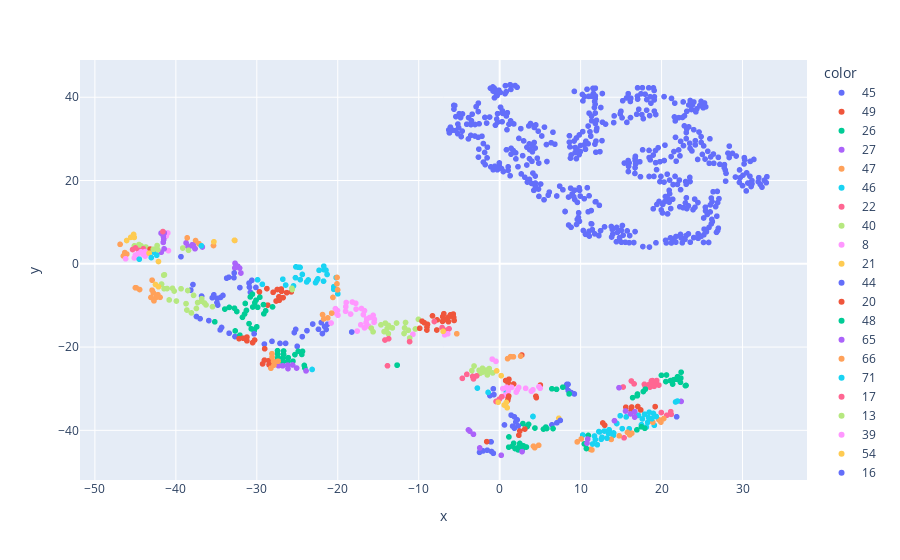

This figure's notebook cell:
### Code cell
train_input_tsne = TSNE().fit_transform(train_event['features'])
fig = px.scatter(x=train_input_tsne[:, 0], y=train_input_tsne[:, 1], color=train_event['labels'].astype('str'))
fig.show()

### Figure 1 — Plotly figure (JSON) as saved in the notebook; plotly's stock layout.template omitted (floating-point values rounded to 4 significant figures; data arrays with more than 128 entries replaced by an {"elided": "..."} marker saying what was removed)
{"data": [{"hovertemplate": "color=45<br>x=%{x}<br>y=%{y}<extra></extra>", "legendgroup": "45", "marker": {"color": "#636efa", "symbol": "circle"}, "mode": "markers", "name": "45", "showlegend": true, "type": "scattergl", "x": {"elided": "512 float values"}, "xaxis": "x", "y": {"elided": "512 float values"}, "yaxis": "y"}, {"hovertemplate": "color=49<br>x=%{x}<br>y=%{y}<extra></extra>", "legendgroup": "49", "marker": {"color": "#EF553B", "symbol": "circle"}, "mode": "markers", "name": "49", "showlegend": true, "type": "scattergl", "x": [2.731, -7.061, -8.296, -6.333, -6.797, -26.3, -7.038, -5.63, -6.339, -26.94, -26.98, -5.664, -6.895, -26.75, -27.48, -6.08, -27.27, -7.734, -25.74, -5.728, -27.23, -27.98, -27.62, -28.75, -29.67, -28.65], "xaxis": "x", "y": [-21.92, -13.83, -12.51, -13.91, -13.36, -6.939, -12.71, -13.61, -12.87, -6.607, -6.062, -12.94, -11.99, -8.137, -6.177, -12.26, -7.918, -13.47, -6.747, -12.08, -8.77, -6.85, -8.935, -5.963, -6.74, -9.93], "yaxis": "y"}, {"hovertemplate": "color=26<br>x=%{x}<br>y=%{y}<extra></extra>", "legendgroup": "26", "marker": {"color": "#00cc96", "symbol": "circle"}, "mode": "markers", "name": "26", "showlegend": true, "type": "scattergl", "x": [22.42, 20.61, 22.38, 21.97, 22.33, 19.98, 21.88, 23.02, 21.5, 21.1, 22.94, -12.66, -28.06, 21.37, -12.67, 20.53], "xaxis": "x", "y": [-26.04, -26.71, -27.43, -27.13, -28.47, -26.79, -27.72, -29.22, -27.85, -28.05, -29.27, -24.34, -10.36, -28.89, -24.35, -28.29], "yaxis": "y"}, {"hovertemplate": "color=27<br>x=%{x}<br>y=%{y}<extra></extra>", "legendgroup": "27", "marker": {"color": "#ab63fa", "symbol": "circle"}, "mode": "markers", "name": "27", "showlegend": true, "type": "scattergl", "x": [-32.69, -32.35, -32.13, -31.97, -32.72, -38.74], "xaxis": "x", "y": [0.1236, -0.5856, -1.028, -2.22, -0.9859, 5.005], "yaxis": "y"}, {"hovertemplate": "color=47<br>x=%{x}<br>y=%{y}<extra></extra>", "legendgroup": "47", "marker": {"color": "#FFA15A", "symbol": "circle"}, "mode": "markers", "name": "47", "showlegend": true, "type": "scattergl", "x": [2.589, 1.699, 1.338, -5.297, 0.9788], "xaxis": "x", "y": [-22.18, -22.34, -22.3, -16.8, -22.78], "yaxis": "y"}, {"hovertemplate": "color=46<br>x=%{x}<br>y=%{y}<extra></extra>", "legendgroup": "46", "marker": {"color": "#19d3f3", "symbol": "circle"}, "mode": "markers", "name": "46", "showlegend": true, "type": "scattergl", "x": [-25.22, -24.93, -26.44, -25.17, -26.79, -25.47, -24.63, -24.38, -24.66, -29.31, -29.9, -21.73, -23.84, -23.64, -22.31, -21.71, -22.74, -22.6, -22.46, -21.45, -21.76, -21.32, -20.2, -20.49, -20.48, -19.99], "xaxis": "x", "y": [-3.336, -0.8047, -5.112, -0.7428, -3.709, -5.318, -3.811, -2.547, -0.8706, -4.921, -3.857, -0.5729, -4.358, -3.883, -1.569, -1.409, -4.539, -4.085, -3.624, -1.549, -4.174, -2.566, -3.314, -6.132, -5.499, -7.218], "yaxis": "y"}, {"hovertemplate": "color=22<br>x=%{x}<br>y=%{y}<extra></extra>", "legendgroup": "22", "marker": {"color": "#FF6692", "symbol": "circle"}, "mode": "markers", "name": "22", "showlegend": true, "type": "scattergl", "x": [-6.251, -8.069, -6.536, -7.117], "xaxis": "x", "y": [-15.6, -13.87, -15.95, -15.32], "yaxis": "y"}, {"hovertemplate": "color=40<br>x=%{x}<br>y=%{y}<extra></extra>", "legendgroup": "40", "marker": {"color": "#B6E880", "symbol": "circle"}, "mode": "markers", "name": "40", "showlegend": true, "type": "scattergl", "x": [-25.63, -25.66, -10.04, -10.41, -11.63, -11.28, -11.75, -12.74], "xaxis": "x", "y": [-6.19, -5.891, -13.35, -15.65, -14.1, -15.95, -15.41, -14.23], "yaxis": "y"}, {"hovertemplate": "color=8<br>x=%{x}<br>y=%{y}<extra></extra>", "legendgroup": "8", "marker": {"color": "#FF97FF", "symbol": "circle"}, "mode": "markers", "name": "8", "showlegend": true, "type": "scattergl", "x": [-0.4625, -0.9184, -6.417, -6.794, -10.72], "xaxis": "x", "y": [-23.43, -22.89, -16.83, -17.06, -16.93], "yaxis": "y"}, {"hovertemplate": "color=21<br>x=%{x}<br>y=%{y}<extra></extra>", "legendgroup": "21", "marker": {"color": "#FECB52", "symbol": "circle"}, "mode": "markers", "name": "21", "showlegend": true, "type": "scattergl", "x": [-6.979], "xaxis": "x", "y": [-16.22], "yaxis": "y"}, {"hovertemplate": "color=44<br>x=%{x}<br>y=%{y}<extra></extra>", "legendgroup": "44", "marker": {"color": "#636efa", "symbol": "circle"}, "mode": "markers", "name": "44", "showlegend": true, "type": "scattergl", "x": [-30.61, -30.11, -30.96, -30.91, -30.79, -32.79, -32.09, -32.82, -33.47, -33.73, -34.18, -34.48, -34.88, -35.31, -35.5, -34.92, -37.89, -34.82, -39.37, -36.82, -38.16], "xaxis": "x", "y": [-3.968, -5.688, -4.637, -5.62, -6.847, -2.204, -5.72, -3.345, -3.239, -3.452, -7.603, -8.079, -8.334, -7.449, -8.157, -9.303, -4.989, -9.922, 1.706, -7.762, -6.308], "yaxis": "y"}, {"hovertemplate": "color=20<br>x=%{x}<br>y=%{y}<extra></extra>", "legendgroup": "20", "marker": {"color": "#EF553B", "symbol": "circle"}, "mode": "markers", "name": "20", "showlegend": true, "type": "scattergl", "x": [-7.767, -8.914, -9.314, -9.59, -8.975, -8.99, -9.881], "xaxis": "x", "y": [-15.9, -14.55, -14.16, -13.78, -15.2, -15.91, -15.49], "yaxis": "y"}, {"hovertemplate": "color=48<br>x=%{x}<br>y=%{y}<extra></extra>", "legendgroup": "48", "marker": {"color": "#00cc96", "symbol": "circle"}, "mode": "markers", "name": "48", "showlegend": true, "type": "scattergl", "x": [-29.62, -29.18, -30.1, -30.55, -28.91, -30.25, -30.81, -29.89, -29.13, -30.5, -31.43, -31.28, -31.51, -32.76, -30.0, -32.47, -33.4, -30.96, -31.77, -33.95, -30.29, -30.69, -30.34, -32.67, -32.09, -35.19], "xaxis": "x", "y": [-8.014, -9.806, -8.748, -7.3, -11.29, -9.35, -7.963, -10.45, -12.02, -10.38, -9.533, -11.19, -12.07, -10.67, -15.14, -11.46, -10.47, -14.38, -12.85, -10.88, -15.76, -15.62, -16.13, -16.12, -17.15, -13.93], "yaxis": "y"}, {"hovertemplate": "color=65<br>x=%{x}<br>y=%{y}<extra></extra>", "legendgroup": "65", "marker": {"color": "#ab63fa", "symbol": "circle"}, "mode": "markers", "name": "65", "showlegend": true, "type": "scattergl", "x": [22.41], "xaxis": "x", "y": [-33.05], "yaxis": "y"}, {"hovertemplate": "color=66<br>x=%{x}<br>y=%{y}<extra></extra>", "legendgroup": "66", "marker": {"color": "#FFA15A", "symbol": "circle"}, "mode": "markers", "name": "66", "showlegend": true, "type": "scattergl", "x": [-35.35, -32.73, -32.74], "xaxis": "x", "y": [4.386, 5.618, 5.626], "yaxis": "y"}, {"hovertemplate": "color=71<br>x=%{x}<br>y=%{y}<extra></extra>", "legendgroup": "71", "marker": {"color": "#19d3f3", "symbol": "circle"}, "mode": "markers", "name": "71", "showlegend": true, "type": "scattergl", "x": [21.96, 21.73], "xaxis": "x", "y": [-32.97, -33.19], "yaxis": "y"}, {"hovertemplate": "color=17<br>x=%{x}<br>y=%{y}<extra></extra>", "legendgroup": "17", "marker": {"color": "#FF6692", "symbol": "circle"}, "mode": "markers", "name": "17", "showlegend": true, "type": "scattergl", "x": [19.39, 19.67, 18.87, 19.08, 18.75, 19.1, -13.86, 18.46, 18.56, 17.88, 17.96, 16.27, 16.6, 15.25], "xaxis": "x", "y": [-28.05, -29.13, -28.05, -29.43, -28.11, -28.8, -24.49, -28.99, -29.62, -28.94, -29.33, -28.15, -28.84, -29.59], "yaxis": "y"}, {"hovertemplate": "color=13<br>x=%{x}<br>y=%{y}<extra></extra>", "legendgroup": "13", "marker": {"color": "#B6E880", "symbol": "circle"}, "mode": "markers", "name": "13", "showlegend": true, "type": "scattergl", "x": [-3.168, -1.287, -2.126, -2.543, -1.696, -1.35, -0.8715, -2.077, -3.435, -11.12, -2.409, -1.524], "xaxis": "x", "y": [-24.55, -25.17, -25.1, -25.56, -25.53, -25.94, -26.22, -25.99, -25.65, -17.83, -26.3, -26.69], "yaxis": "y"}, {"hovertemplate": "color=39<br>x=%{x}<br>y=%{y}<extra></extra>", "legendgroup": "39", "marker": {"color": "#FF97FF", "symbol": "circle"}, "mode": "markers", "name": "39", "showlegend": true, "type": "scattergl", "x": [-17.78, -18.19, -16.7, -17.07, -15.63, -17.74, -18.96, -15.48, -16.07, -16.84, -15.52, -16.42, -19.01, -16.5, -18.42, -19.03, -16.16, -16.7, -17.16, -20.03, -20.29, -19.98, -20.16, -17.6, -20.82], "xaxis": "x", "y": [-9.49, -9.185, -11.25, -10.74, -12.38, -10.88, -9.308, -13.35, -12.91, -12.21, -14.05, -13.26, -10.31, -14.11, -12.07, -11.4, -14.99, -15.4, -14.65, -11.24, -10.77, -12.36, -11.91, -16.17, -14.22], "yaxis": "y"}, {"hovertemplate": "color=54<br>x=%{x}<br>y=%{y}<extra></extra>", "legendgroup": "54", "marker": {"color": "#FECB52", "symbol": "circle"}, "mode": "markers", "name": "54", "showlegend": true, "type": "scattergl", "x": [-0.3658, 0.1891], "xaxis": "x", "y": [-25.72, -26.88], "yaxis": "y"}, {"hovertemplate": "color=16<br>x=%{x}<br>y=%{y}<extra></extra>", "legendgroup": "16", "marker": {"color": "#636efa", "symbol": "circle"}, "mode": "markers", "name": "16", "showlegend": true, "type": "scattergl", "x": [8.234, 8.302, 8.445, 9.23, 8.474, 8.827], "xaxis": "x", "y": [-29.62, -28.97, -28.96, -31.26, -30.46, -30.92], "yaxis": "y"}, {"hovertemplate": "color=42<br>x=%{x}<br>y=%{y}<extra></extra>", "legendgroup": "42", "marker": {"color": "#EF553B", "symbol": "circle"}, "mode": "markers", "name": "42", "showlegend": true, "type": "scattergl", "x": [5.026, 1.142, 0.7409, 1.038, 1.72], "xaxis": "x", "y": [-29.14, -27.73, -28.04, -28.58, -28.87], "yaxis": "y"}, {"hovertemplate": "color=62<br>x=%{x}<br>y=%{y}<extra></extra>", "legendgroup": "62", "marker": {"color": "#00cc96", "symbol": "circle"}, "mode": "markers", "name": "62", "showlegend": true, "type": "scattergl", "x": [7.799, 6.45, 7.026, 8.58], "xaxis": "x", "y": [-29.63, -30.02, -30.15, -31.25], "yaxis": "y"}, {"hovertemplate": "color=73<br>x=%{x}<br>y=%{y}<extra></extra>", "legendgroup": "73", "marker": {"color": "#ab63fa", "symbol": "circle"}, "mode": "markers", "name": "73", "showlegend": true, "type": "scattergl", "x": [-36.73], "xaxis": "x", "y": [4.028], "yaxis": "y"}, {"hovertemplate": "color=56<br>x=%{x}<br>y=%{y}<extra></extra>", "legendgroup": "56", "marker": {"color": "#FFA15A", "symbol": "circle"}, "mode": "markers", "name": "56", "showlegend": true, "type": "scattergl", "x": [-37.57, -37.14, -38.6], "xaxis": "x", "y": [5.575, 4.826, 6.231], "yaxis": "y"}, {"hovertemplate": "color=255<br>x=%{x}<br>y=%{y}<extra></extra>", "legendgroup": "255", "marker": {"color": "#19d3f3", "symbol": "circle"}, "mode": "markers", "name": "255", "showlegend": true, "type": "scattergl", "x": [-36.84, 0.8237, 18.12, 19.1, 11.71, 14.03, 16.0, 17.51, 18.29, -42.73], "xaxis": "x", "y": [4.318, -30.71, -39.2, -38.78, -41.37, -41.21, -39.63, -38.65, -38.08, 2.789], "yaxis": "y"}, {"hovertemplate": "color=68<br>x=%{x}<br>y=%{y}<extra></extra>", "legendgroup": "68", "marker": {"color": "#FF6692", "symbol": "circle"}, "mode": "markers", "name": "68", "showlegend": true, "type": "scattergl", "x": [21.14, 21.19, 15.37, 20.65, 19.97], "xaxis": "x", "y": [-35.52, -36.16, -41.8, -36.38, -35.72], "yaxis": "y"}, {"hovertemplate": "color=14<br>x=%{x}<br>y=%{y}<extra></extra>", "legendgroup": "14", "marker": {"color": "#B6E880", "symbol": "circle"}, "mode": "markers", "name": "14", "showlegend": true, "type": "scattergl", "x": [-11.81, -13.25, -13.73, -14.13, -13.9, -14.66, -13.75, -14.28, -15.86, -15.64], "xaxis": "x", "y": [-16.74, -15.4, -14.81, -14.25, -15.53, -14.67, -16.79, -16.28, -15.46, -16.33], "yaxis": "y"}, {"hovertemplate": "color=19<br>x=%{x}<br>y=%{y}<extra></extra>", "legendgroup": "19", "marker": {"color": "#FF97FF", "symbol": "circle"}, "mode": "markers", "name": "19", "showlegend": true, "type": "scattergl", "x": [4.851, 4.997, 3.211, 2.35, 1.477, 0.8555, 2.192, 0.3888, 4.107, 1.058], "xaxis": "x", "y": [-29.51, -29.89, -29.91, -29.71, -29.7, -29.67, -30.27, -29.99, -30.27, -30.55], "yaxis": "y"}, {"hovertemplate": "color=67<br>x=%{x}<br>y=%{y}<extra></extra>", "legendgroup": "67", "marker": {"color": "#FECB52", "symbol": "circle"}, "mode": "markers", "name": "67", "showlegend": true, "type": "scattergl", "x": [-35.3, -32.76, -45.22, -45.14], "xaxis": "x", "y": [5.284, 5.632, 7.049, 6.327], "yaxis": "y"}, {"hovertemplate": "color=72<br>x=%{x}<br>y=%{y}<extra></extra>", "legendgroup": "72", "marker": {"color": "#636efa", "symbol": "circle"}, "mode": "markers", "name": "72", "showlegend": true, "type": "scattergl", "x": [21.86], "xaxis": "x", "y": [-36.75], "yaxis": "y"}, {"hovertemplate": "color=7<br>x=%{x}<br>y=%{y}<extra></extra>", "legendgroup": "7", "marker": {"color": "#EF553B", "symbol": "circle"}, "mode": "markers", "name": "7", "showlegend": true, "type": "scattergl", "x": [19.21, 12.74, 12.97, 17.42, 16.25, 17.07, 15.59, 16.31], "xaxis": "x", "y": [-34.3, -38.23, -38.77, -35.1, -35.08, -34.27, -34.45, -34.4], "yaxis": "y"}, {"hovertemplate": "color=53<br>x=%{x}<br>y=%{y}<extra></extra>", "legendgroup": "53", "marker": {"color": "#00cc96", "symbol": "circle"}, "mode": "markers", "name": "53", "showlegend": true, "type": "scattergl", "x": [17.75, 18.0, 16.99, 17.02, 16.43], "xaxis": "x", "y": [-30.68, -30.12, -31.71, -31.28, -32.15], "yaxis": "y"}, {"hovertemplate": "color=29<br>x=%{x}<br>y=%{y}<extra></extra>", "legendgroup": "29", "marker": {"color": "#ab63fa", "symbol": "circle"}, "mode": "markers", "name": "29", "showlegend": true, "type": "scattergl", "x": [-37.63, -37.83, -37.98, -37.64, -38.37, -38.49], "xaxis": "x", "y": [3.646, 4.396, 4.561, 3.621, 3.984, 4.142], "yaxis": "y"}, {"hovertemplate": "color=2<br>x=%{x}<br>y=%{y}<extra></extra>", "legendgroup": "2", "marker": {"color": "#FFA15A", "symbol": "circle"}, "mode": "markers", "name": "2", "showlegend": true, "type": "scattergl", "x": [16.07, 20.28, 11.4, 16.33, 19.92, 13.78, 14.77, 15.79, 18.93, 19.66, 11.21], "xaxis": "x", "y": [-41.09, -37.16, -44.7, -40.67, -38.03, -42.18, -41.32, -40.49, -38.07, -37.45, -44.58], "yaxis": "y"}, {"hovertemplate": "color=0<br>x=%{x}<br>y=%{y}<extra></extra>", "legendgroup": "0", "marker": {"color": "#19d3f3", "symbol": "circle"}, "mode": "markers", "name": "0", "showlegend": true, "type": "scattergl", "x": [18.8, 19.35, 13.25, 14.07, 18.48, 18.99, 13.52, 18.4, 12.64, 13.45, 15.14, 14.89, 17.91, 12.54, 12.93, 14.46, 12.06, 17.63, 12.33, 15.63, 17.15, 11.82, 12.26, 14.47, 11.48], "xaxis": "x", "y": [-37.2, -36.68, -41.9, -40.63, -35.65, -35.94, -39.87, -36.95, -41.67, -40.76, -39.6, -36.5, -36.12, -42.14, -40.18, -38.37, -43.45, -37.26, -40.39, -36.77, -36.42, -42.21, -40.29, -38.33, -43.28], "yaxis": "y"}, {"hovertemplate": "color=63<br>x=%{x}<br>y=%{y}<extra></extra>", "legendgroup": "63", "marker": {"color": "#FF6692", "symbol": "circle"}, "mode": "markers", "name": "63", "showlegend": true, "type": "scattergl", "x": [-11.13, -2.848, -4.059, -3.342, -3.233, -13.71, -4.611, -14.17], "xaxis": "x", "y": [-18.7, -26.93, -26.56, -27.05, -27.65, -18.0, -27.52, -18.3], "yaxis": "y"}, {"hovertemplate": "color=35<br>x=%{x}<br>y=%{y}<extra></extra>", "legendgroup": "35", "marker": {"color": "#B6E880", "symbol": "circle"}, "mode": "markers", "name": "35", "showlegend": true, "type": "scattergl", "x": [-38.44, -39.14], "xaxis": "x", "y": [3.248, 3.785], "yaxis": "y"}, {"hovertemplate": "color=30<br>x=%{x}<br>y=%{y}<extra></extra>", "legendgroup": "30", "marker": {"color": "#FF97FF", "symbol": "circle"}, "mode": "markers", "name": "30", "showlegend": true, "type": "scattergl", "x": [3.911, 2.04, 0.6939], "xaxis": "x", "y": [-30.6, -30.82, -31.52], "yaxis": "y"}, {"hovertemplate": "color=64<br>x=%{x}<br>y=%{y}<extra></extra>", "legendgroup": "64", "marker": {"color": "#FECB52", "symbol": "circle"}, "mode": "markers", "name": "64", "showlegend": true, "type": "scattergl", "x": [-45.58, -46.08], "xaxis": "x", "y": [6.345, 5.595], "yaxis": "y"}, {"hovertemplate": "color=15<br>x=%{x}<br>y=%{y}<extra></extra>", "legendgroup": "15", "marker": {"color": "#636efa", "symbol": "circle"}, "mode": "markers", "name": "15", "showlegend": true, "type": "scattergl", "x": [-0.7863, -1.203, -0.7121], "xaxis": "x", "y": [-30.03, -31.66, -31.42], "yaxis": "y"}, {"hovertemplate": "color=31<br>x=%{x}<br>y=%{y}<extra></extra>", "legendgroup": "31", "marker": {"color": "#EF553B", "symbol": "circle"}, "mode": "markers", "name": "31", "showlegend": true, "type": "scattergl", "x": [1.117, 4.476, 1.045, 1.004, 4.531], "xaxis": "x", "y": [-31.77, -31.81, -32.3, -32.78, -32.15], "yaxis": "y"}, {"hovertemplate": "color=1<br>x=%{x}<br>y=%{y}<extra></extra>", "legendgroup": "1", "marker": {"color": "#00cc96", "symbol": "circle"}, "mode": "markers", "name": "1", "showlegend": true, "type": "scattergl", "x": [16.95, 17.93, 10.95, 17.52, 10.71, 10.46], "xaxis": "x", "y": [-39.88, -39.51, -41.22, -39.15, -44.37, -43.26], "yaxis": "y"}, {"hovertemplate": "color=3<br>x=%{x}<br>y=%{y}<extra></extra>", "legendgroup": "3", "marker": {"color": "#ab63fa", "symbol": "circle"}, "mode": "markers", "name": "3", "showlegend": true, "type": "scattergl", "x": [16.7, 15.55, 14.18, 16.68, 10.88, 16.16, 10.79], "xaxis": "x", "y": [-35.52, -35.36, -37.69, -36.83, -42.1, -36.06, -43.07], "yaxis": "y"}, {"hovertemplate": "color=51<br>x=%{x}<br>y=%{y}<extra></extra>", "legendgroup": "51", "marker": {"color": "#FFA15A", "symbol": "circle"}, "mode": "markers", "name": "51", "showlegend": true, "type": "scattergl", "x": [-20.1, -20.09, -20.02, -20.75, -20.6, -21.24, -45.0, -21.73, -21.88, -44.88, -44.48, -42.7, -43.08, -42.4, -42.77, -42.94, -41.95, -42.22, -42.93], "xaxis": "x", "y": [-4.823, -3.286, -6.26, -11.85, -8.084, -13.0, -5.746, -13.24, -12.2, -5.784, -6.186, -8.9, -8.081, -8.034, -6.993, -6.343, -8.058, -7.423, -3.94], "yaxis": "y"}, {"hovertemplate": "color=70<br>x=%{x}<br>y=%{y}<extra></extra>", "legendgroup": "70", "marker": {"color": "#19d3f3", "symbol": "circle"}, "mode": "markers", "name": "70", "showlegend": true, "type": "scattergl", "x": [4.115, 10.26, 4.116], "xaxis": "x", "y": [-36.67, -41.12, -36.68], "yaxis": "y"}, {"hovertemplate": "color=32<br>x=%{x}<br>y=%{y}<extra></extra>", "legendgroup": "32", "marker": {"color": "#FF6692", "symbol": "circle"}, "mode": "markers", "name": "32", "showlegend": true, "type": "scattergl", "x": [0.2563, -0.03458, -0.4477], "xaxis": "x", "y": [-31.92, -32.51, -33.07], "yaxis": "y"}, {"hovertemplate": "color=58<br>x=%{x}<br>y=%{y}<extra></extra>", "legendgroup": "58", "marker": {"color": "#B6E880", "symbol": "circle"}, "mode": "markers", "name": "58", "showlegend": true, "type": "scattergl", "x": [-44.55, -45.12, -44.3, -43.71], "xaxis": "x", "y": [4.614, 4.308, 4.316, 4.024], "yaxis": "y"}, {"hovertemplate": "color=28<br>x=%{x}<br>y=%{y}<extra></extra>", "legendgroup": "28", "marker": {"color": "#FF97FF", "symbol": "circle"}, "mode": "markers", "name": "28", "showlegend": true, "type": "scattergl", "x": [-40.92, -41.19, -40.99], "xaxis": "x", "y": [3.163, 6.655, 7.398], "yaxis": "y"}, {"hovertemplate": "color=33<br>x=%{x}<br>y=%{y}<extra></extra>", "legendgroup": "33", "marker": {"color": "#FECB52", "symbol": "circle"}, "mode": "markers", "name": "33", "showlegend": true, "type": "scattergl", "x": [-0.181, 0.8256, 0.5551, 0.9279, 7.308], "xaxis": "x", "y": [-33.24, -33.3, -33.92, -34.58, -37.11], "yaxis": "y"}, {"hovertemplate": "color=50<br>x=%{x}<br>y=%{y}<extra></extra>", "legendgroup": "50", "marker": {"color": "#636efa", "symbol": "circle"}, "mode": "markers", "name": "50", "showlegend": true, "type": "scattergl", "x": [1.821, 6.456, 1.415, 2.166, 7.486, 7.066], "xaxis": "x", "y": [-36.77, -38.68, -36.35, -37.47, -37.62, -38.19], "yaxis": "y"}, {"hovertemplate": "color=61<br>x=%{x}<br>y=%{y}<extra></extra>", "legendgroup": "61", "marker": {"color": "#EF553B", "symbol": "circle"}, "mode": "markers", "name": "61", "showlegend": true, "type": "scattergl", "x": [-43.18], "xaxis": "x", "y": [3.531], "yaxis": "y"}, {"hovertemplate": "color=55<br>x=%{x}<br>y=%{y}<extra></extra>", "legendgroup": "55", "marker": {"color": "#00cc96", "symbol": "circle"}, "mode": "markers", "name": "55", "showlegend": true, "type": "scattergl", "x": [5.827, 3.573, 5.7, 6.593, 2.87, 4.356, 3.42, 5.409], "xaxis": "x", "y": [-39.56, -38.56, -39.22, -39.58, -38.38, -39.44, -39.08, -39.7], "yaxis": "y"}, {"hovertemplate": "color=18<br>x=%{x}<br>y=%{y}<extra></extra>", "legendgroup": "18", "marker": {"color": "#ab63fa", "symbol": "circle"}, "mode": "markers", "name": "18", "showlegend": true, "type": "scattergl", "x": [-41.45, -41.55, -41.8, -41.5, -41.55, -41.43, -41.83], "xaxis": "x", "y": [3.595, 5.142, 2.787, 5.846, 6.644, 7.416, 7.359], "yaxis": "y"}, {"hovertemplate": "color=4<br>x=%{x}<br>y=%{y}<extra></extra>", "legendgroup": "4", "marker": {"color": "#FFA15A", "symbol": "circle"}, "mode": "markers", "name": "4", "showlegend": true, "type": "scattergl", "x": [10.08, 4.82, 4.173, 4.329, 9.581], "xaxis": "x", "y": [-42.07, -43.59, -43.81, -44.18, -42.78], "yaxis": "y"}, {"hovertemplate": "color=25<br>x=%{x}<br>y=%{y}<extra></extra>", "legendgroup": "25", "marker": {"color": "#19d3f3", "symbol": "circle"}, "mode": "markers", "name": "25", "showlegend": true, "type": "scattergl", "x": [-1.43, -2.753, -23.17], "xaxis": "x", "y": [-30.88, -29.86, -25.38], "yaxis": "y"}, {"hovertemplate": "color=59<br>x=%{x}<br>y=%{y}<extra></extra>", "legendgroup": "59", "marker": {"color": "#FF6692", "symbol": "circle"}, "mode": "markers", "name": "59", "showlegend": true, "type": "scattergl", "x": [-45.35, -44.6, -44.02, -44.99], "xaxis": "x", "y": [3.426, 3.208, 3.595, 3.81], "yaxis": "y"}, {"hovertemplate": "color=52<br>x=%{x}<br>y=%{y}<extra></extra>", "legendgroup": "52", "marker": {"color": "#B6E880", "symbol": "circle"}, "mode": "markers", "name": "52", "showlegend": true, "type": "scattergl", "x": [-42.79, -42.22, -42.32], "xaxis": "x", "y": [3.474, 3.381, 4.381], "yaxis": "y"}, {"hovertemplate": "color=37<br>x=%{x}<br>y=%{y}<extra></extra>", "legendgroup": "37", "marker": {"color": "#FF97FF", "symbol": "circle"}, "mode": "markers", "name": "37", "showlegend": true, "type": "scattergl", "x": [-43.79, -44.31, -44.06, -44.72, -44.99, -43.8, -45.13], "xaxis": "x", "y": [2.93, 2.869, 2.255, 2.376, 2.1, 1.852, 1.415], "yaxis": "y"}, {"hovertemplate": "color=60<br>x=%{x}<br>y=%{y}<extra></extra>", "legendgroup": "60", "marker": {"color": "#FECB52", "symbol": "circle"}, "mode": "markers", "name": "60", "showlegend": true, "type": "scattergl", "x": [-43.31], "xaxis": "x", "y": [2.557], "yaxis": "y"}, {"hovertemplate": "color=38<br>x=%{x}<br>y=%{y}<extra></extra>", "legendgroup": "38", "marker": {"color": "#636efa", "symbol": "circle"}, "mode": "markers", "name": "38", "showlegend": true, "type": "scattergl", "x": [1.998, 2.283, 1.815, 1.597, 0.5929], "xaxis": "x", "y": [-37.99, -38.94, -39.48, -39.0, -38.7], "yaxis": "y"}, {"hovertemplate": "color=36<br>x=%{x}<br>y=%{y}<extra></extra>", "legendgroup": "36", "marker": {"color": "#EF553B", "symbol": "circle"}, "mode": "markers", "name": "36", "showlegend": true, "type": "scattergl", "x": [3.109, 2.493, 2.37], "xaxis": "x", "y": [-39.7, -40.16, -41.17], "yaxis": "y"}, {"hovertemplate": "color=5<br>x=%{x}<br>y=%{y}<extra></extra>", "legendgroup": "5", "marker": {"color": "#00cc96", "symbol": "circle"}, "mode": "markers", "name": "5", "showlegend": true, "type": "scattergl", "x": [3.305, 2.926, 2.351, 2.856, 1.573, 2.288, 1.899, 1.728, 2.488, 1.12, 1.142], "xaxis": "x", "y": [-44.01, -43.71, -44.02, -44.37, -43.79, -44.7, -44.38, -43.12, -43.14, -44.04, -41.59], "yaxis": "y"}, {"hovertemplate": "color=6<br>x=%{x}<br>y=%{y}<extra></extra>", "legendgroup": "6", "marker": {"color": "#ab63fa", "symbol": "circle"}, "mode": "markers", "name": "6", "showlegend": true, "type": "scattergl", "x": [2.768, 0.1973, 14.74], "xaxis": "x", "y": [-45.12, -45.98, -29.76], "yaxis": "y"}, {"hovertemplate": "color=24<br>x=%{x}<br>y=%{y}<extra></extra>", "legendgroup": "24", "marker": {"color": "#FFA15A", "symbol": "circle"}, "mode": "markers", "name": "24", "showlegend": true, "type": "scattergl", "x": [-46.89, -46.06, -46.31, -46.48], "xaxis": "x", "y": [4.673, 2.325, 2.691, 1.885], "yaxis": "y"}, {"hovertemplate": "color=69<br>x=%{x}<br>y=%{y}<extra></extra>", "legendgroup": "69", "marker": {"color": "#19d3f3", "symbol": "circle"}, "mode": "markers", "name": "69", "showlegend": true, "type": "scattergl", "x": [-42.37, -43.04, -44.52], "xaxis": "x", "y": [2.05, 1.49, 1.108], "yaxis": "y"}, {"hovertemplate": "color=41<br>x=%{x}<br>y=%{y}<extra></extra>", "legendgroup": "41", "marker": {"color": "#FF6692", "symbol": "circle"}, "mode": "markers", "name": "41", "showlegend": true, "type": "scattergl", "x": [-41.6], "xaxis": "x", "y": [7.742], "yaxis": "y"}, {"hovertemplate": "color=43<br>x=%{x}<br>y=%{y}<extra></extra>", "legendgroup": "43", "marker": {"color": "#B6E880", "symbol": "circle"}, "mode": "markers", "name": "43", "showlegend": true, "type": "scattergl", "x": [-35.47, -36.81, -36.27, -36.47, -36.85, -37.81, -38.54, -37.31, -39.36, -37.46, -38.74, -40.21, -40.42, -38.08, -38.64, -41.45, -39.93, -41.08, -40.82, -41.77, -41.42, -41.5], "xaxis": "x", "y": [-10.31, -8.384, -9.875, -9.422, -8.976, -7.588, -6.424, -9.315, -5.997, -10.73, -9.569, -6.545, -5.901, -11.79, -11.1, -5.985, -8.948, -5.942, -8.685, -4.868, -2.643, -2.731], "yaxis": "y"}, {"hovertemplate": "color=23<br>x=%{x}<br>y=%{y}<extra></extra>", "legendgroup": "23", "marker": {"color": "#FF97FF", "symbol": "circle"}, "mode": "markers", "name": "23", "showlegend": true, "type": "scattergl", "x": [-46.21], "xaxis": "x", "y": [1.205], "yaxis": "y"}, {"hovertemplate": "color=57<br>x=%{x}<br>y=%{y}<extra></extra>", "legendgroup": "57", "marker": {"color": "#FECB52", "symbol": "circle"}, "mode": "markers", "name": "57", "showlegend": true, "type": "scattergl", "x": [-42.15, -42.15, -42.51], "xaxis": "x", "y": [0.5397, -5.51, -4.975], "yaxis": "y"}, {"hovertemplate": "color=34<br>x=%{x}<br>y=%{y}<extra></extra>", "legendgroup": "34", "marker": {"color": "#636efa", "symbol": "circle"}, "mode": "markers", "name": "34", "showlegend": true, "type": "scattergl", "x": [-30.34, -0.7792, -1.004, -2.049, -2.486, -1.532, -1.107, -1.063], "xaxis": "x", "y": [-16.82, -45.51, -45.09, -44.95, -45.28, -44.78, -42.75, -42.76], "yaxis": "y"}, {"hovertemplate": "color=12<br>x=%{x}<br>y=%{y}<extra></extra>", "legendgroup": "12", "marker": {"color": "#EF553B", "symbol": "circle"}, "mode": "markers", "name": "12", "showlegend": true, "type": "scattergl", "x": [-31.22, -30.27, -31.7, -30.52, -31.22, -32.19, -29.06, -29.03, -29.29, -28.49, -28.52, -1.595], "xaxis": "x", "y": [-17.6, -18.31, -17.87, -18.94, -18.5, -17.99, -23.13, -20.4, -24.04, -24.24, -23.26, -42.71], "yaxis": "y"}, {"hovertemplate": "color=9<br>x=%{x}<br>y=%{y}<extra></extra>", "legendgroup": "9", "marker": {"color": "#00cc96", "symbol": "circle"}, "mode": "markers", "name": "9", "showlegend": true, "type": "scattergl", "x": [-24.06, -24.13, -24.44, -24.36, -24.88, -25.29, -25.54, -26.2, -26.12, -26.8, -26.78, -26.7, -26.69, -27.41, -27.43, -27.44], "xaxis": "x", "y": [-25.04, -24.41, -21.77, -21.03, -21.03, -21.81, -23.39, -23.45, -22.55, -23.52, -22.56, -21.74, -20.95, -22.55, -21.68, -20.87], "yaxis": "y"}, {"hovertemplate": "color=10<br>x=%{x}<br>y=%{y}<extra></extra>", "legendgroup": "10", "marker": {"color": "#ab63fa", "symbol": "circle"}, "mode": "markers", "name": "10", "showlegend": true, "type": "scattergl", "x": [-23.92, -25.08, -25.58, -26.15, -26.18, -26.8, -27.32, -2.464, -3.854, -3.7, -3.242], "xaxis": "x", "y": [-25.72, -25.04, -24.3, -25.18, -24.35, -24.5, -24.48, -44.22, -39.9, -40.19, -40.95], "yaxis": "y"}, {"hovertemplate": "color=11<br>x=%{x}<br>y=%{y}<extra></extra>", "legendgroup": "11", "marker": {"color": "#FFA15A", "symbol": "circle"}, "mode": "markers", "name": "11", "showlegend": true, "type": "scattergl", "x": [-27.38, -27.88, -27.93, -28.12, -28.13, -28.26], "xaxis": "x", "y": [-23.4, -24.33, -23.43, -22.42, -21.58, -25.08], "yaxis": "y"}], "layout": {"legend": {"title": {"text": "color"}, "tracegroupgap": 0}, "margin": {"t": 60}, "xaxis": {"anchor": "y", "domain": [0, 1], "title": {"text": "x"}}, "yaxis": {"anchor": "x", "domain": [0, 1], "title": {"text": "y"}}}}
